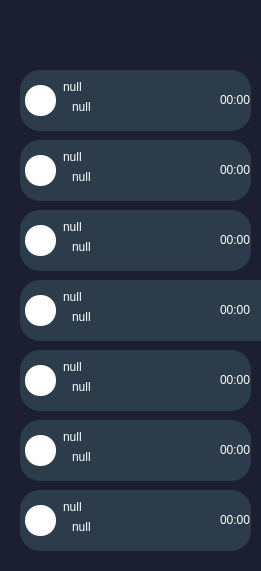
   <widget class="QWidget" name="user_bg" native="true">
    <property name="geometry">
     <rect>
      <x>40</x>
      <y>-1</y>
      <width>261</width>
      <height>571</height>
     </rect>
    </property>
    <property name="styleSheet">
     <string notr="true">background-color: rgb(27, 31, 48);
border-radius: 20px;
</string>
    </property>
    <widget class="QGraphicsView" name="recipientimg1">
     <property name="geometry">
      <rect>
       <x>25</x>
       <y>85</y>
       <width>31</width>
       <height>31</height>
      </rect>
     </property>
     <property name="styleSheet">
      <string notr="true">QGraphicsView {
    background-color: rgb(255, 255, 255);
    width: 25px; /* Set width and height to same value */
    height: 25px; /* Set width and height to same value */
    border-radius: 15px; /* Half of width/height for a circle */
}
</string>
     </property>
    </widget>
    <widget class="QLabel" name="recipient_name_1">
     <property name="geometry">
      <rect>
       <x>63</x>
       <y>79</y>
       <width>31</width>
       <height>16</height>
      </rect>
     </property>
     <property name="styleSheet">
      <string notr="true">color: rgb(255, 255, 255);
font: 700 11pt &quot;Segoe UI&quot;;
background-color: rgba(255, 255, 255, 0);</string>
     </property>
     <property name="text">
      <string>null</string>
     </property>
    </widget>
    <widget class="QLabel" name="recipient_message_1">
     <property name="geometry">
      <rect>
       <x>72</x>
       <y>99</y>
       <width>121</width>
       <height>16</height>
      </rect>
     </property>
     <property name="styleSheet">
      <string notr="true">color: rgb(255, 255, 255);
background-color: rgba(255, 255, 255, 0);</string>
     </property>
     <property name="text">
      <string>null</string>
     </property>
    </widget>
    <widget class="QLabel" name="recipient_time_1">
     <property name="geometry">
      <rect>
       <x>220</x>
       <y>92</y>
       <width>31</width>
       <height>16</height>
      </rect>
     </property>
     <property name="styleSheet">
      <string notr="true">color: rgb(255, 255, 255);
font: 7pt &quot;Segoe UI&quot;;
background-color: rgba(255, 255, 255, 0);</string>
     </property>
     <property name="text">
      <string>00:00</string>
     </property>
    </widget>
    <widget class="QLineEdit" name="line1">
     <property name="geometry">
      <rect>
       <x>20</x>
       <y>70</y>
       <width>231</width>
       <height>61</height>
      </rect>
     </property>
     <property name="styleSheet">
      <string notr="true">QLineEdit {
	background-color: rgb(44, 60, 75);
}</string>
     </property>
    </widget>
    <widget class="QLabel" name="recipient_name_2">
     <property name="geometry">
      <rect>
       <x>63</x>
       <y>149</y>
       <width>31</width>
       <height>16</height>
      </rect>
     </property>
     <property name="styleSheet">
      <string notr="true">color: rgb(255, 255, 255);
font: 700 11pt &quot;Segoe UI&quot;;
background-color: rgba(255, 255, 255, 0);</string>
     </property>
     <property name="text">
      <string>null</string>
     </property>
    </widget>
    <widget class="QGraphicsView" name="recipientimg2">
     <property name="geometry">
      <rect>
       <x>25</x>
       <y>155</y>
       <width>31</width>
       <height>31</height>
      </rect>
     </property>
     <property name="styleSheet">
      <string notr="true">QGraphicsView {
    background-color: rgb(255, 255, 255);
    width: 25px; /* Set width and height to same value */
    height: 25px; /* Set width and height to same value */
    border-radius: 15px; /* Half of width/height for a circle */
}
</string>
     </property>
    </widget>
    <widget class="QLabel" name="recipient_time_2">
     <property name="geometry">
      <rect>
       <x>220</x>
       <y>162</y>
       <width>31</width>
       <height>16</height>
      </rect>
     </property>
     <property name="styleSheet">
      <string notr="true">color: rgb(255, 255, 255);
font: 7pt &quot;Segoe UI&quot;;
background-color: rgba(255, 255, 255, 0);</string>
     </property>
     <property name="text">
      <string>00:00</string>
     </property>
    </widget>
    <widget class="QLabel" name="recipient_message_2">
     <property name="geometry">
      <rect>
       <x>72</x>
       <y>169</y>
       <width>121</width>
       <height>16</height>
      </rect>
     </property>
     <property name="styleSheet">
      <string notr="true">color: rgb(255, 255, 255);
background-color: rgba(255, 255, 255, 0);</string>
     </property>
     <property name="text">
      <string>null</string>
     </property>
    </widget>
    <widget class="QLineEdit" name="line2">
     <property name="geometry">
      <rect>
       <x>20</x>
       <y>140</y>
       <width>231</width>
       <height>61</height>
      </rect>
     </property>
     <property name="styleSheet">
      <string notr="true">QLineEdit {
	background-color: rgb(44, 60, 75);
}</string>
     </property>
    </widget>
    <widget class="QLabel" name="recipient_name_3">
     <property name="geometry">
      <rect>
       <x>63</x>
       <y>219</y>
       <width>31</width>
       <height>16</height>
      </rect>
     </property>
     <property name="styleSheet">
      <string notr="true">color: rgb(255, 255, 255);
font: 700 11pt &quot;Segoe UI&quot;;
background-color: rgba(255, 255, 255, 0);</string>
     </property>
     <property name="text">
      <string>null</string>
     </property>
    </widget>
    <widget class="QGraphicsView" name="recipientimg3">
     <property name="geometry">
      <rect>
       <x>25</x>
       <y>225</y>
       <width>31</width>
       <height>31</height>
      </rect>
     </property>
     <property name="styleSheet">
      <string notr="true">QGraphicsView {
    background-color: rgb(255, 255, 255);
    width: 25px; /* Set width and height to same value */
    height: 25px; /* Set width and height to same value */
    border-radius: 15px; /* Half of width/height for a circle */
}
</string>
     </property>
    </widget>
    <widget class="QLabel" name="recipient_time_3">
     <property name="geometry">
      <rect>
       <x>220</x>
       <y>232</y>
       <width>31</width>
       <height>16</height>
      </rect>
     </property>
     <property name="styleSheet">
      <string notr="true">color: rgb(255, 255, 255);
font: 7pt &quot;Segoe UI&quot;;
background-color: rgba(255, 255, 255, 0);</string>
     </property>
     <property name="text">
      <string>00:00</string>
     </property>
    </widget>
    <widget class="QLabel" name="recipient_message_3">
     <property name="geometry">
      <rect>
       <x>72</x>
       <y>239</y>
       <width>121</width>
       <height>16</height>
      </rect>
     </property>
     <property name="styleSheet">
      <string notr="true">color: rgb(255, 255, 255);
background-color: rgba(255, 255, 255, 0);</string>
     </property>
     <property name="text">
      <string>null</string>
     </property>
    </widget>
    <widget class="QLineEdit" name="line3">
     <property name="geometry">
      <rect>
       <x>20</x>
       <y>210</y>
       <width>231</width>
       <height>61</height>
      </rect>
     </property>
     <property name="styleSheet">
      <string notr="true">QLineEdit {
	background-color: rgb(44, 60, 75);
}</string>
     </property>
    </widget>
    <widget class="QLabel" name="recipient_name_4">
     <property name="geometry">
      <rect>
       <x>63</x>
       <y>289</y>
       <width>31</width>
       <height>16</height>
      </rect>
     </property>
     <property name="styleSheet">
      <string notr="true">color: rgb(255, 255, 255);
font: 700 11pt &quot;Segoe UI&quot;;
background-color: rgba(255, 255, 255, 0);</string>
     </property>
     <property name="text">
      <string>null</string>
     </property>
    </widget>
    <widget class="QGraphicsView" name="recipientimg4">
     <property name="geometry">
      <rect>
       <x>25</x>
       <y>295</y>
       <width>31</width>
       <height>31</height>
      </rect>
     </property>
     <property name="styleSheet">
      <string notr="true">QGraphicsView {
    background-color: rgb(255, 255, 255);
    width: 25px; /* Set width and height to same value */
    height: 25px; /* Set width and height to same value */
    border-radius: 15px; /* Half of width/height for a circle */
}
</string>
     </property>
    </widget>
    <widget class="QLabel" name="recipient_time_4">
     <property name="geometry">
      <rect>
       <x>220</x>
       <y>302</y>
       <width>31</width>
       <height>16</height>
      </rect>
     </property>
     <property name="styleSheet">
      <string notr="true">color: rgb(255, 255, 255);
font: 7pt &quot;Segoe UI&quot;;
background-color: rgba(255, 255, 255, 0);</string>
     </property>
     <property name="text">
      <string>00:00</string>
     </property>
    </widget>
    <widget class="QLabel" name="recipient_message_4">
     <property name="geometry">
      <rect>
       <x>72</x>
       <y>309</y>
       <width>121</width>
       <height>16</height>
      </rect>
     </property>
     <property name="styleSheet">
      <string notr="true">color: rgb(255, 255, 255);
background-color: rgba(255, 255, 255, 0);</string>
     </property>
     <property name="text">
      <string>null</string>
     </property>
    </widget>
    <widget class="QLineEdit" name="line4">
     <property name="geometry">
      <rect>
       <x>20</x>
       <y>280</y>
       <width>271</width>
       <height>61</height>
      </rect>
     </property>
     <property name="styleSheet">
      <string notr="true">QLineEdit {
	background-color: rgb(44, 60, 75);
}</string>
     </property>
    </widget>
    <widget class="QLineEdit" name="line5">
     <property name="geometry">
      <rect>
       <x>20</x>
       <y>350</y>
       <width>231</width>
       <height>61</height>
      </rect>
     </property>
     <property name="styleSheet">
      <string notr="true">QLineEdit {
	background-color: rgb(44, 60, 75);
}</string>
     </property>
    </widget>
    <widget class="QLabel" name="recipient_name_5">
     <property name="geometry">
      <rect>
       <x>63</x>
       <y>359</y>
       <width>31</width>
       <height>16</height>
      </rect>
     </property>
     <property name="styleSheet">
      <string notr="true">color: rgb(255, 255, 255);
font: 700 11pt &quot;Segoe UI&quot;;
background-color: rgba(255, 255, 255, 0);</string>
     </property>
     <property name="text">
      <string>null</string>
     </property>
    </widget>
    <widget class="QLabel" name="recipient_time_5">
     <property name="geometry">
      <rect>
       <x>220</x>
       <y>372</y>
       <width>31</width>
       <height>16</height>
      </rect>
     </property>
     <property name="styleSheet">
      <string notr="true">color: rgb(255, 255, 255);
font: 7pt &quot;Segoe UI&quot;;
background-color: rgba(255, 255, 255, 0);</string>
     </property>
     <property name="text">
      <string>00:00</string>
     </property>
    </widget>
    <widget class="QGraphicsView" name="recipientimg5">
     <property name="geometry">
      <rect>
       <x>25</x>
       <y>365</y>
       <width>31</width>
       <height>31</height>
      </rect>
     </property>
     <property name="styleSheet">
      <string notr="true">QGraphicsView {
    background-color: rgb(255, 255, 255);
    width: 25px; /* Set width and height to same value */
    height: 25px; /* Set width and height to same value */
    border-radius: 15px; /* Half of width/height for a circle */
}
</string>
     </property>
    </widget>
    <widget class="QLabel" name="recipient_message_5">
     <property name="geometry">
      <rect>
       <x>72</x>
       <y>379</y>
       <width>121</width>
       <height>16</height>
      </rect>
     </property>
     <property name="styleSheet">
      <string notr="true">color: rgb(255, 255, 255);
background-color: rgba(255, 255, 255, 0);</string>
     </property>
     <property name="text">
      <string>null</string>
     </property>
    </widget>
    <widget class="QLabel" name="recipient_name_6">
     <property name="geometry">
      <rect>
       <x>63</x>
       <y>429</y>
       <width>31</width>
       <height>16</height>
      </rect>
     </property>
     <property name="styleSheet">
      <string notr="true">color: rgb(255, 255, 255);
font: 700 11pt &quot;Segoe UI&quot;;
background-color: rgba(255, 255, 255, 0);</string>
     </property>
     <property name="text">
      <string>null</string>
     </property>
    </widget>
    <widget class="QGraphicsView" name="recipientimg6">
     <property name="geometry">
      <rect>
       <x>25</x>
       <y>435</y>
       <width>31</width>
       <height>31</height>
      </rect>
     </property>
     <property name="styleSheet">
      <string notr="true">QGraphicsView {
    background-color: rgb(255, 255, 255);
    width: 25px; /* Set width and height to same value */
    height: 25px; /* Set width and height to same value */
    border-radius: 15px; /* Half of width/height for a circle */
}
</string>
     </property>
    </widget>
    <widget class="QLabel" name="recipient_time_6">
     <property name="geometry">
      <rect>
       <x>220</x>
       <y>442</y>
       <width>31</width>
       <height>16</height>
      </rect>
     </property>
     <property name="styleSheet">
      <string notr="true">color: rgb(255, 255, 255);
font: 7pt &quot;Segoe UI&quot;;
background-color: rgba(255, 255, 255, 0);</string>
     </property>
     <property name="text">
      <string>00:00</string>
     </property>
    </widget>
    <widget class="QLabel" name="recipient_message_6">
     <property name="geometry">
      <rect>
       <x>72</x>
       <y>449</y>
       <width>121</width>
       <height>16</height>
      </rect>
     </property>
     <property name="styleSheet">
      <string notr="true">color: rgb(255, 255, 255);
background-color: rgba(255, 255, 255, 0);</string>
     </property>
     <property name="text">
      <string>null</string>
     </property>
    </widget>
    <widget class="QLineEdit" name="lineEdit_9">
     <property name="geometry">
      <rect>
       <x>20</x>
       <y>420</y>
       <width>231</width>
       <height>61</height>
      </rect>
     </property>
     <property name="styleSheet">
      <string notr="true">QLineEdit {
	background-color: rgb(44, 60, 75);
}</string>
     </property>
    </widget>
    <widget class="QLineEdit" name="line6">
     <property name="geometry">
      <rect>
       <x>20</x>
       <y>490</y>
       <width>231</width>
       <height>61</height>
      </rect>
     </property>
     <property name="styleSheet">
      <string notr="true">QLineEdit {
	background-color: rgb(44, 60, 75);
}</string>
     </property>
    </widget>
    <widget class="QGraphicsView" name="recipientimg7">
     <property name="geometry">
      <rect>
       <x>25</x>
       <y>505</y>
       <width>31</width>
       <height>31</height>
      </rect>
     </property>
     <property name="styleSheet">
      <string notr="true">QGraphicsView {
    background-color: rgb(255, 255, 255);
    width: 25px; /* Set width and height to same value */
    height: 25px; /* Set width and height to same value */
    border-radius: 15px; /* Half of width/height for a circle */
}
</string>
     </property>
    </widget>
    <widget class="QLabel" name="recipient_message_7">
     <property name="geometry">
      <rect>
       <x>72</x>
       <y>519</y>
       <width>121</width>
       <height>16</height>
      </rect>
     </property>
     <property name="styleSheet">
      <string notr="true">color: rgb(255, 255, 255);
background-color: rgba(255, 255, 255, 0);</string>
     </property>
     <property name="text">
      <string>null</string>
     </property>
    </widget>
    <widget class="QLabel" name="recipient_name_7">
     <property name="geometry">
      <rect>
       <x>63</x>
       <y>499</y>
       <width>31</width>
       <height>16</height>
      </rect>
     </property>
     <property name="styleSheet">
      <string notr="true">color: rgb(255, 255, 255);
font: 700 11pt &quot;Segoe UI&quot;;
background-color: rgba(255, 255, 255, 0);</string>
     </property>
     <property name="text">
      <string>null</string>
     </property>
    </widget>
    <widget class="QLabel" name="recipient_time_7">
     <property name="geometry">
      <rect>
       <x>220</x>
       <y>512</y>
       <width>31</width>
       <height>16</height>
      </rect>
     </property>
     <property name="styleSheet">
      <string notr="true">color: rgb(255, 255, 255);
font: 7pt &quot;Segoe UI&quot;;
background-color: rgba(255, 255, 255, 0);</string>
     </property>
     <property name="text">
      <string>00:00</string>
     </property>
    </widget>
    <zorder>lineEdit_9</zorder>
    <zorder>line4</zorder>
    <zorder>line3</zorder>
    <zorder>recipient_message_3</zorder>
    <zorder>recipient_name_3</zorder>
    <zorder>recipient_time_3</zorder>
    <zorder>recipientimg3</zorder>
    <zorder>line2</zorder>
    <zorder>line1</zorder>
    <zorder>recipientimg1</zorder>
    <zorder>recipient_name_1</zorder>
    <zorder>recipient_message_1</zorder>
    <zorder>recipient_time_1</zorder>
    <zorder>recipient_name_2</zorder>
    <zorder>recipientimg2</zorder>
    <zorder>recipient_time_2</zorder>
    <zorder>recipient_message_2</zorder>
    <zorder>recipient_name_4</zorder>
    <zorder>recipientimg4</zorder>
    <zorder>recipient_time_4</zorder>
    <zorder>recipient_message_4</zorder>
    <zorder>line5</zorder>
    <zorder>recipient_name_5</zorder>
    <zorder>recipient_time_5</zorder>
    <zorder>recipientimg5</zorder>
    <zorder>recipient_message_5</zorder>
    <zorder>recipient_name_6</zorder>
    <zorder>recipientimg6</zorder>
    <zorder>recipient_time_6</zorder>
    <zorder>recipient_message_6</zorder>
    <zorder>line6</zorder>
    <zorder>recipientimg7</zorder>
    <zorder>recipient_message_7</zorder>
    <zorder>recipient_name_7</zorder>
    <zorder>recipient_time_7</zorder>
   </widget>
